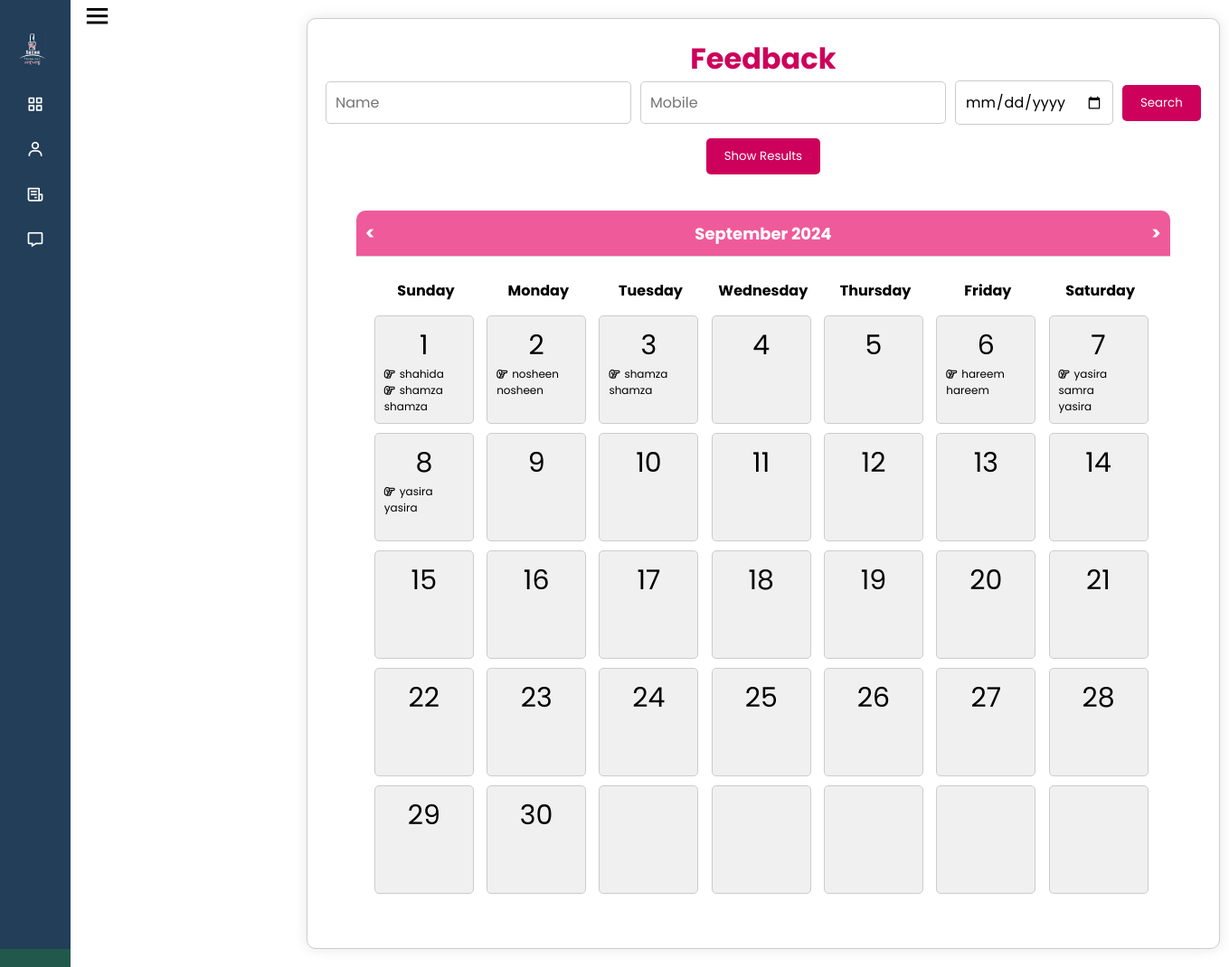
The page /feedback_main.php on the database its author committed.
### tables this page shows
CREATE TABLE IF NOT EXISTS `customer` (
  `c_no` int(11) NOT NULL AUTO_INCREMENT,
  `c_name` varchar(30) NOT NULL,
  `c_mobile` varchar(11) NOT NULL,
  `c_birthday` date NOT NULL,
  `c_note` text NOT NULL,
  `c_cat` varchar(15) NOT NULL,
  `c_reg_date` date DEFAULT NULL,
  `c_is_del` varchar(15) DEFAULT NULL,
  `c_del_by` varchar(255) DEFAULT NULL,
  `c_del_time` timestamp NULL DEFAULT NULL,
  PRIMARY KEY (`c_no`)
);

### feedback_main.php (the view, shortened to what this page needs)
<?php
include 'common.php';
include 'side_bar.php';
$searchName = '';
$searchMobile = '';
$searchDate = '';
$currentMonth = isset($_GET['month']) ? (int)$_GET['month'] : (new DateTime())->format('n') - 1;
$currentYear = isset($_GET['year']) ? (int)$_GET['year'] : (new DateTime())->format('Y');
function getCustomerNamesByDate($date, $conn) {
    $feedbackCustomers = [];
    $orderCustomers = [];
    $sqlFeedback = "SELECT DISTINCT c.c_name, c.c_no
                    FROM feedback f
                    JOIN customer c ON f.f_c_no = c.c_no
                    WHERE f.f_date = ?";
    $sqlOrder = "SELECT DISTINCT c.c_name, c.c_no
                 FROM `order` o
                 JOIN customer c ON o.o_c_no = c.c_no
                 WHERE DATE(o.o_date) = ?";
    $stmtFeedback = $conn->prepare($sqlFeedback);
    $stmtFeedback->bind_param('s', $date);
    $stmtFeedback->execute();
    $resultFeedback = $stmtFeedback->get_result();
    while ($row = $resultFeedback->fetch_assoc()) {
        $feedbackCustomers[] = $row;
    }
    $stmtOrder = $conn->prepare($sqlOrder);
    $stmtOrder->bind_param('s', $date);
    $stmtOrder->execute();
    $resultOrder = $stmtOrder->get_result();
    while ($row = $resultOrder->fetch_assoc()) {
        $orderCustomers[] = $row;
    }
    return ['feedback' => $feedbackCustomers, 'order' => $orderCustomers];
}
?>
<!DOCTYPE html>
<html lang="en">
<head>
    <link rel="stylesheet" href="./css/feedback_main.css">
    <link rel="stylesheet" href="https://cdnjs.cloudflare.com/ajax/libs/font-awesome/6.0.0-beta3/css/all.min.css">
</head>
<body>
    <div class="container">
        <h1>Feedback</h1>
        <form method="POST" action="?search=true">
            <input type="text" id="customerName" name="customerName" placeholder="Name" value="<?php echo $searchName; ?>">
            <input type="text" id="mobile" name="mobile" placeholder="Mobile" value="<?php echo $searchMobile; ?>">
            <input type="date" id="orderDate" name="orderDate" value="<?php echo $searchDate; ?>">
            <button type="submit">Search</button>
        </form>
        <button id="showHideButton" class="show-hide-button" onclick="toggleTableVisibility()">Show Results</button>
        <div class="calendar-container">
            <div class="calendar-header">
                <span class="month-navigation"><a href="#" onclick="navigateMonth(-1)"> &lt; </a></span>
                <span class="month-year"><?php echo (new DateTime())->setDate($currentYear, $currentMonth + 1, 1)->format('F Y'); ?></span>
                <span class="month-navigation"><a href="#" onclick="navigateMonth(1)"> &gt; </a></span>
            </div>
            <div class="calendar-body">
                <?php
                $weekdays = ['Sunday', 'Monday', 'Tuesday', 'Wednesday', 'Thursday', 'Friday', 'Saturday'];
                foreach ($weekdays as $weekday) {
                    echo "<div class='calendar-day-title'>$weekday</div>";
                }
                $firstDay = new DateTime($currentYear . '-' . ($currentMonth + 1) . '-01');
                $firstDayOfWeek = $firstDay->format('w');
                $daysInMonth = $firstDay->format('t');
                $calendarDays = array_fill(0, $firstDayOfWeek, '');
                for ($day = 1; $day <= $daysInMonth; $day++) {
                    $calendarDays[] = $day;
                }
                $totalCells = ceil(count($calendarDays) / 7) * 7;
                $calendarDays = array_pad($calendarDays, $totalCells, '');
                foreach ($calendarDays as $key => $day) {
                    echo '<div class="calendar-day">';
                    if ($day !== '') {
                        $dateStr = sprintf('%04d-%02d-%02d', $currentYear, $currentMonth + 1, $day);
                        $customerNames = getCustomerNamesByDate($dateStr, $conn);
                        echo "<a href=\"#\" onclick=\"handleCalendarClick($day)\">$day</a>";
                        if (!empty($customerNames['feedback']) || !empty($customerNames['order'])) {
                            echo "<div class='customer_name'>";
                            foreach ($customerNames['feedback'] as $customer) {
                                $encodedDate = urlencode($dateStr);
                                $encodedName = urlencode($customer['c_name']);
                                echo "<a href='./feedback_view.php?date=$encodedDate&name=$encodedName'><i class='far fa-hand-point-right'></i> $customer[c_name]</a>";
                            }
                            foreach ($customerNames['order'] as $customer) {
                                $encodedDate = urlencode($dateStr);
                                $encodedName = urlencode($customer['c_name']);
                                $encodedCNo = urlencode($customer['c_no']);
                                echo "<a href='./feedback_add.php?date=$encodedDate&name=$encodedName&c_no=$encodedCNo'>$customer[c_name]</a>";
                            }
                            echo "</div>";
                        }
                    }
                    echo '</div>';
                }
                ?>
            </div>
        </div>
    </div>
</body>
</html>

### css/side_bar.css (style rules this page uses)
* { margin: 0; padding: 0; box-sizing: border-box; font-family: 'Poppins', sans-serif; }
body { display: flex; margin-right: 10%; }

### css/feedback_main.css (style rules this page uses)
.container { width: 100%; margin: 20px; margin-left: 280px;; padding: 20px; background-color: #fff; border: 1px solid #ccc; border-radius: 10px; box-shadow: 0 0 15px rgba(0, 0, 0, 0.1); }
h1 { text-align: center; font-size: 40px; color: #cd015b; }
form { display: flex; flex-wrap: nowrap; justify-content: center; gap: 10px; align-items: center; }
input[type="text"], input[type="date"] { padding: 10px; font-size: 16px; border: 1px solid #ccc; border-radius: 5px; }
button { padding: 10px 20px; background-color: #cd015b; color: #ffffff; border: none; border-radius: 5px; cursor: pointer; transition: background-color 0.3s ease; }
.calendar-container { width: 100%; max-width: 900px; display: flex; flex-direction: column; align-items: center; margin: 20px auto; }
.calendar-header { display: flex; justify-content: space-between; align-items: center; padding: 10px; border-bottom: 1px solid #ccc; background-color: #ef5a9b; border-radius: 10px 10px 0 0; width: 100%; }
.calendar-header a { text-decoration: none; font-size: 20px; transition: color 0.3s; color: white; font-weight: bold; }
.calendar-header .month-year { font-size: 18px; font-weight: bold; color: white; }
.calendar-body { display: grid; grid-template-columns: repeat(7, 1fr); gap: 10px; padding: 20px; width: 100%; color: black; }
.calendar-day { padding: 10px; text-align: center; border: 1px solid #ccc; border-radius: 5px; background-color: #f0f0f0; }
.calendar-day-title { font-weight: bold; text-align: center; }
.calendar-day a { text-decoration: none; color: inherit; display: block; transition: background-color 0.3s; }
.show-hide-button { display: block; margin: 15px auto; padding: 10px 20px; background-color: #cd015b; color: #ffffff; border: none; border-radius: 5px; cursor: pointer; transition: background-color 0.3s ease; }
@media (min-width: 1025px) { .calendar-body { grid-template-columns: repeat(7, 1fr); } }
@media (min-width: 1025px) { .calendar-header .month-year { font-size: 24px; } }
@media (min-width: 1025px) { .calendar-day-title { font-size: 16px; padding: 5px; font-weight: bold; text-align: center; } }
@media (min-width: 1025px) { .calendar-day { font-size: 30px; width: 110px; height: 120px; } }

### feedback_main.php (style rules this page uses)
.customer_name { font-size: 12px; }
.customer_name a { display: flex; align-items: center; }
.customer_name i { margin-right: 5px; }
@media (min-width: 1024px) { .calendar-body { grid-template-columns: repeat(7, 1fr); } }
@media (min-width: 1024px) { h1 { font-size: 32px; } }
@media (min-width: 1024px) { .calendar-header .month-year { font-size: 18px; } }

### rows shown on the page
customer: c_name "shahida"
customer: c_name "shamza"
customer: c_name "nosheen"
customer: c_name "hareem"
customer: c_name "yasira"
customer: c_name "samra"

### other values the page prints
$weekday "Sunday"
$weekday "Monday"
$weekday "Tuesday"
$weekday "Wednesday"
$weekday "Thursday"
$weekday "Friday"
$weekday "Saturday"
$day "1"
$day "2"
$day "3"
$day "4"
$day "5"
$day "6"
$day "7"
$day "8"
